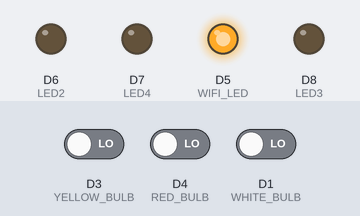
Simulated run of this sketch. Board: ESP8266 (NodeMCU). Shown: output pins drawn as LEDs (lit = HIGH). The inputs (shaded band) are chosen by the test bench; at power-on: D3 (YELLOW_BULB) LOW, D4 (RED_BULB) LOW, D1 (WHITE_BULB) LOW. WiFi joins after 1.5 s; servers stay silent unless stated; what the sketch prints to the serial monitor is not drawn.

Above: at 3.5 s.
3.6 s: D3 (YELLOW_BULB) driven HIGH
At 4.7 s:
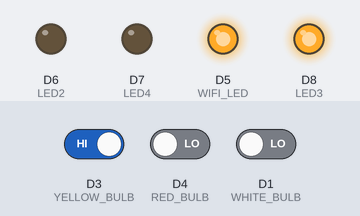
5.1 s: D4 (RED_BULB) driven HIGH
At 5.9 s:
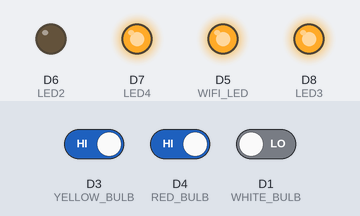
6.6 s: D1 (WHITE_BULB) driven HIGH
At 7.0 s:
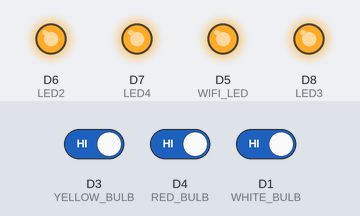
8.1 s: D3 (YELLOW_BULB) driven LOW
At 9.3 s:
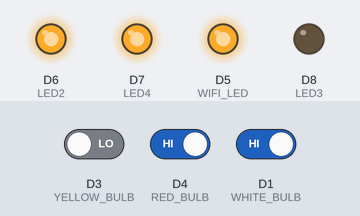
9.6 s: D4 (RED_BULB) driven LOW
At 10.5 s:
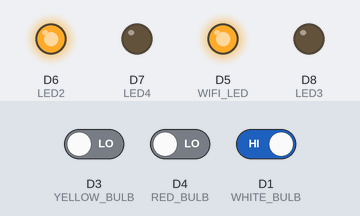
11.1 s: D3 (YELLOW_BULB) driven HIGH
At 11.6 s:
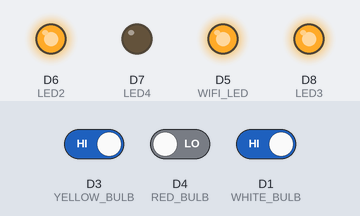
Timing chart, 0 to 13.6 s (numbered marks = the images above; inputs shaded):
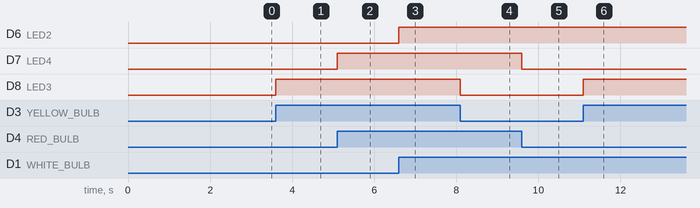

Measured:
- after the input at 3.6 s, D8 (LED3): LOW → HIGH at once
- after the input at 5.1 s, D7 (LED4): LOW → HIGH at once
- after the input at 6.6 s, D6 (LED2): LOW → HIGH at once
- after the input at 8.1 s, D8 (LED3): HIGH → LOW at once
- after the input at 9.6 s, D7 (LED4): HIGH → LOW at once
- after the input at 11.1 s, D8 (LED3): LOW → HIGH at once

The sketch:

control_appliance.ino
```cpp
#define BLYNK_TEMPLATE_ID "TMPL3LjM0bpfc"
#define BLYNK_TEMPLATE_NAME "Controlling Appliances with wifi"
#define BLYNK_AUTH_TOKEN "AdeQfJS8hGEjgk2HTzShwmzaOk-u9ovo"

#include <ESP8266WiFi.h>
#include <BlynkSimpleEsp8266.h>

#define BLYNK_PRINT Serial  // Debug prints

// WiFi credentials
char ssid[] = "RJ";
char pass[] = "123456789";

// Define LED and Bulb pins
#define WIFI_LED D5  // Turns on when WiFi is connected
#define LED2 D6  // White Bulb Indicator
#define LED3 D8  // Yellow Bulb Indicator
#define LED4 D7  // Red Bulb Indicator

#define WHITE_BULB D1
#define YELLOW_BULB D3
#define RED_BULB D4

void setup() {
  Serial.begin(115200);  // Correct baud rate for ESP8266

  pinMode(WIFI_LED, OUTPUT);
  pinMode(LED2, OUTPUT);
  pinMode(LED3, OUTPUT);
  pinMode(LED4, OUTPUT);

  pinMode(WHITE_BULB, INPUT);
  pinMode(YELLOW_BULB, INPUT);
  pinMode(RED_BULB, INPUT);

  digitalWrite(WIFI_LED, LOW);
  digitalWrite(LED2, LOW);
  digitalWrite(LED3, LOW);
  digitalWrite(LED4, LOW);

  WiFi.begin(ssid, pass);
  Serial.print("Connecting to WiFi");

  int retryCount = 0;
  while (WiFi.status() != WL_CONNECTED && retryCount < 20) {
    delay(1000);
    Serial.print(".");
    retryCount++;
  }

  if (WiFi.status() == WL_CONNECTED) {
    digitalWrite(WIFI_LED, HIGH);
    Serial.println("WiFi Connected!");
    Serial.print("IP Address: ");
    Serial.println(WiFi.localIP());
  } else {
    Serial.println("WiFi Connection Failed!");
  }

  Blynk.config(BLYNK_AUTH_TOKEN);
  Serial.println("Connecting to Blynk...");
  Blynk.connect();
}

void loop() {
  if (Blynk.connected()) {
    Blynk.run();
  } else {
    Serial.println("Blynk Not Connected!");
  }

  // Check Bulb States and Control LEDs
  if (digitalRead(WHITE_BULB) == HIGH) {
    digitalWrite(LED2, HIGH);
  } else {
    digitalWrite(LED2, LOW);
  }

  if (digitalRead(YELLOW_BULB) == HIGH) {
    digitalWrite(LED3, HIGH);
  } else {
    digitalWrite(LED3, LOW);
  }

  if (digitalRead(RED_BULB) == HIGH) {
    digitalWrite(LED4, HIGH);
  } else {
    digitalWrite(LED4, LOW);
  }
}
```
